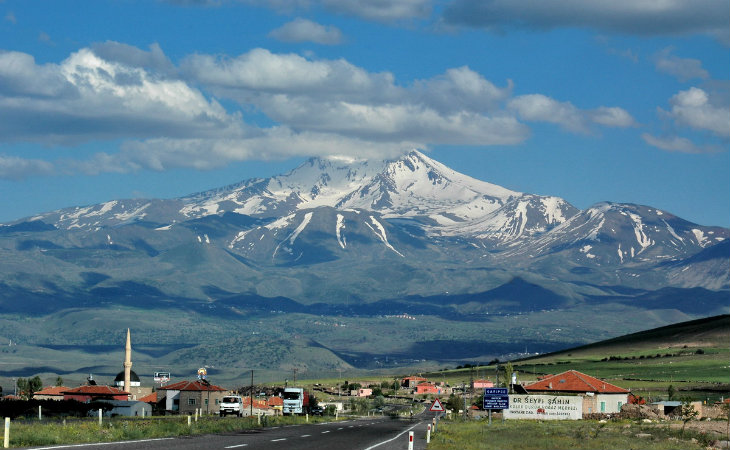
#> input picture erci1.jpg, 730 x 450 px, found by its file name
$ python HistogramHesaplama.py
#> lines starting #> are read from the running program, lines starting #| are printed output that depends on the picture
import cv2
import numpy as np
from matplotlib import pyplot as plt

#import numpy as np

#histogramı döngülerle hesaplayan bir fonksiyon
def calculate_histogram(foto):
    height, width = foto.shape
    histogram = np.zeros(256, dtype=int)

    for i in range(height):
        for j in range(width):
            pixel_value = foto[i, j]
            histogram[pixel_value] += 1

    return histogram


foto = cv2.imread('../../OneDrive/Belgeler/erci1.jpg',0) #fotoyu oku ve gray modda getir.
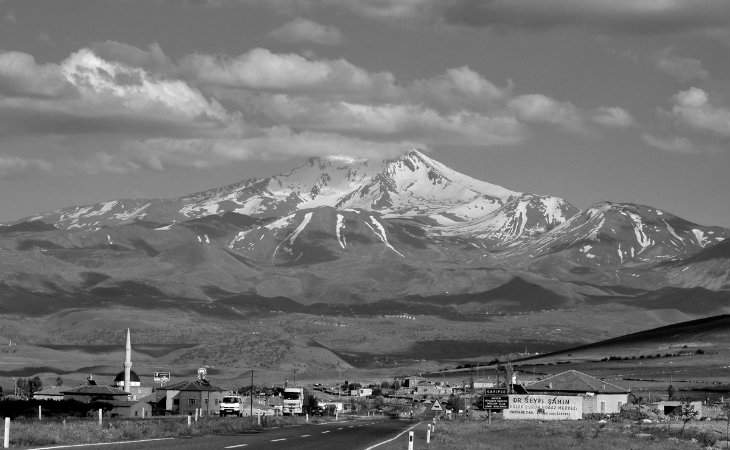
#> foto: shape (450, 730); min 0, max 255, mean 114.4


cv2.imshow('erciyes', foto) #fotoyu ekranda göster.
cv2.waitKey()

# [17 lines of commented-out code are left out]

histogram = calculate_histogram(foto)
#> after the loop in calculate_histogram, `for i in range(height):`: histogram = 256 values, max 8353 at index 115, min 3 at index 250, mean 1283.2

#histogram görselleştirme
plt.figure(figsize=(10, 5))
plt.title('Foto Histogram')
plt.xlabel('x')
plt.ylabel('y')
plt.plot(histogram, color='black')
plt.show()
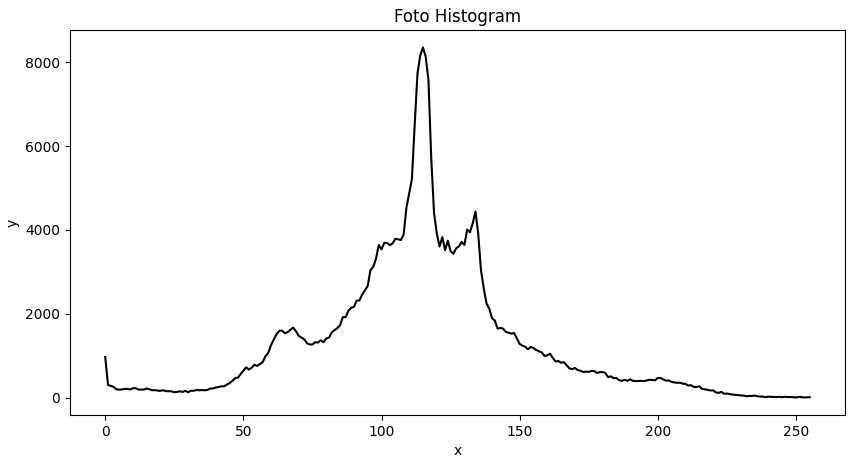
#> figure drawn by matplotlib, 1 panel; curve peaks at x = 115, y = 8353
